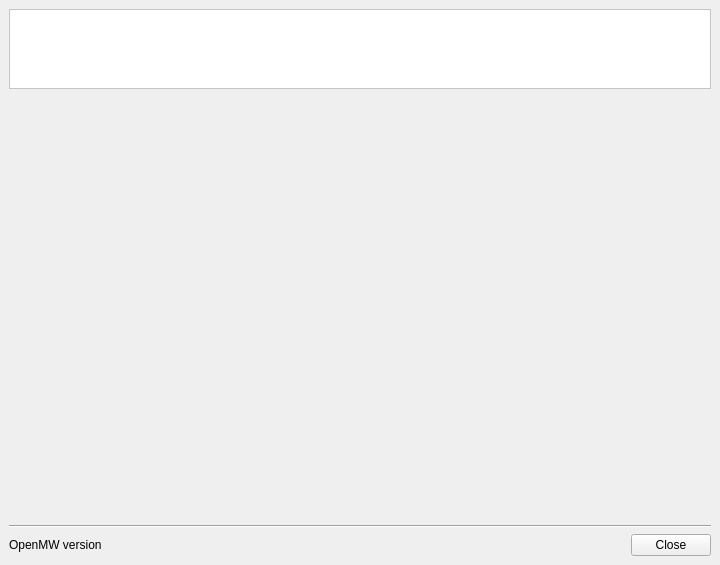
<?xml version="1.0" encoding="UTF-8"?>
<ui version="4.0">
 <class>MainWindow</class>
 <widget class="QMainWindow" name="MainWindow">
  <property name="geometry">
   <rect>
    <x>0</x>
    <y>0</y>
    <width>720</width>
    <height>565</height>
   </rect>
  </property>
  <property name="minimumSize">
   <size>
    <width>720</width>
    <height>565</height>
   </size>
  </property>
  <property name="windowTitle">
   <string>TES3MP Launcher</string>
  </property>
  <property name="windowIcon">
   <iconset resource="../launcher/launcher.qrc">
    <normaloff>:/images/openmw.png</normaloff>:/images/openmw.png</iconset>
  </property>
  <widget class="QWidget" name="centralwidget">
   <layout class="QVBoxLayout" name="verticalLayout_2">
    <item>
     <widget class="QListWidget" name="iconWidget">
      <property name="minimumSize">
       <size>
        <width>400</width>
        <height>80</height>
       </size>
      </property>
      <property name="maximumSize">
       <size>
        <width>16777215</width>
        <height>80</height>
       </size>
      </property>
      <property name="styleSheet">
       <string notr="true">#iconWidget {
    background-color: palette(base);
    background-repeat: no-repeat;
    background-attachment: scroll;
    background-position: right;
}
</string>
      </property>
     </widget>
    </item>
    <item>
     <widget class="QStackedWidget" name="pagesWidget"/>
    </item>
    <item>
     <widget class="Line" name="line">
      <property name="orientation">
       <enum>Qt::Horizontal</enum>
      </property>
     </widget>
    </item>
    <item>
     <layout class="QHBoxLayout" name="horizontalLayout">
      <item>
       <widget class="QLabel" name="versionLabel">
        <property name="text">
         <string>OpenMW version</string>
        </property>
       </widget>
      </item>
      <item>
       <spacer name="horizontalSpacer">
        <property name="orientation">
         <enum>Qt::Horizontal</enum>
        </property>
        <property name="sizeHint" stdset="0">
         <size>
          <width>40</width>
          <height>20</height>
         </size>
        </property>
       </spacer>
      </item>
      <item>
       <widget class="QDialogButtonBox" name="buttonBox">
        <property name="standardButtons">
         <set>QDialogButtonBox::Close</set>
        </property>
       </widget>
      </item>
     </layout>
    </item>
   </layout>
  </widget>
 </widget>
 <resources>
  <include location="../launcher/launcher.qrc"/>
 </resources>
 <connections/>
</ui>
